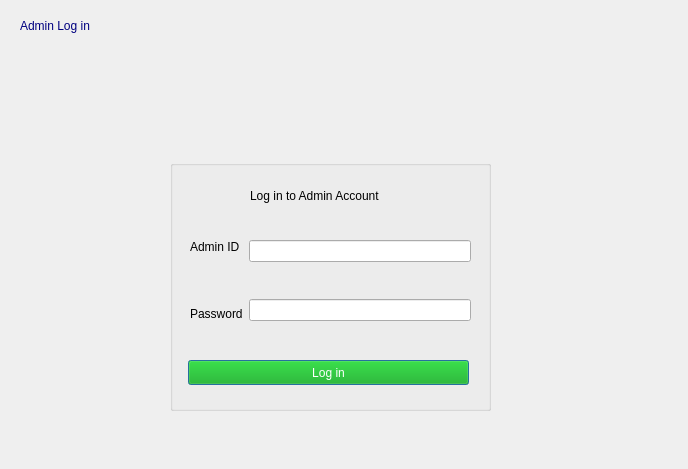
<?xml version="1.0" encoding="UTF-8"?>
<ui version="4.0">
 <class>AdminLogin</class>
 <widget class="QDialog" name="AdminLogin">
  <property name="geometry">
   <rect>
    <x>0</x>
    <y>0</y>
    <width>688</width>
    <height>469</height>
   </rect>
  </property>
  <property name="windowTitle">
   <string>Dialog</string>
  </property>
  <widget class="QLabel" name="label">
   <property name="geometry">
    <rect>
     <x>20</x>
     <y>10</y>
     <width>121</width>
     <height>31</height>
    </rect>
   </property>
   <property name="styleSheet">
    <string notr="true">color: rgb(0, 0, 127);
font: 87 11pt &quot;Arial Black&quot;;</string>
   </property>
   <property name="text">
    <string>Admin Log in</string>
   </property>
  </widget>
  <widget class="QLabel" name="label_image1">
   <property name="geometry">
    <rect>
     <x>250</x>
     <y>60</y>
     <width>151</width>
     <height>61</height>
    </rect>
   </property>
   <property name="text">
    <string/>
   </property>
  </widget>
  <widget class="QGroupBox" name="groupBox">
   <property name="geometry">
    <rect>
     <x>170</x>
     <y>160</y>
     <width>321</width>
     <height>251</height>
    </rect>
   </property>
   <property name="title">
    <string/>
   </property>
   <widget class="QLabel" name="label_2">
    <property name="geometry">
     <rect>
      <x>80</x>
      <y>20</y>
      <width>171</width>
      <height>31</height>
     </rect>
    </property>
    <property name="styleSheet">
     <string notr="true">font: 87 9pt &quot;Arial Black&quot;;</string>
    </property>
    <property name="text">
     <string>Log in to Admin Account</string>
    </property>
   </widget>
   <widget class="QPushButton" name="pushButton">
    <property name="geometry">
     <rect>
      <x>18</x>
      <y>200</y>
      <width>281</width>
      <height>25</height>
     </rect>
    </property>
    <property name="styleSheet">
     <string notr="true">color: rgb(255, 255, 255);
background-color: rgb(0, 170, 0);
font: 87 9pt &quot;Arial Black&quot;;</string>
    </property>
    <property name="text">
     <string>Log in</string>
    </property>
   </widget>
   <widget class="QWidget" name="">
    <property name="geometry">
     <rect>
      <x>20</x>
      <y>80</y>
      <width>281</width>
      <height>81</height>
     </rect>
    </property>
    <layout class="QHBoxLayout" name="horizontalLayout">
     <item>
      <layout class="QVBoxLayout" name="verticalLayout">
       <item>
        <widget class="QLabel" name="label_3">
         <property name="text">
          <string>Admin ID</string>
         </property>
        </widget>
       </item>
       <item>
        <spacer name="verticalSpacer">
         <property name="orientation">
          <enum>Qt::Vertical</enum>
         </property>
         <property name="sizeHint" stdset="0">
          <size>
           <width>20</width>
           <height>40</height>
          </size>
         </property>
        </spacer>
       </item>
       <item>
        <widget class="QLabel" name="label_4">
         <property name="text">
          <string>Password</string>
         </property>
        </widget>
       </item>
      </layout>
     </item>
     <item>
      <layout class="QVBoxLayout" name="verticalLayout_2">
       <item>
        <widget class="QLineEdit" name="lineEdit"/>
       </item>
       <item>
        <spacer name="verticalSpacer_2">
         <property name="orientation">
          <enum>Qt::Vertical</enum>
         </property>
         <property name="sizeHint" stdset="0">
          <size>
           <width>20</width>
           <height>40</height>
          </size>
         </property>
        </spacer>
       </item>
       <item>
        <widget class="QLineEdit" name="lineEdit_2"/>
       </item>
      </layout>
     </item>
    </layout>
   </widget>
  </widget>
 </widget>
 <resources/>
 <connections/>
</ui>
